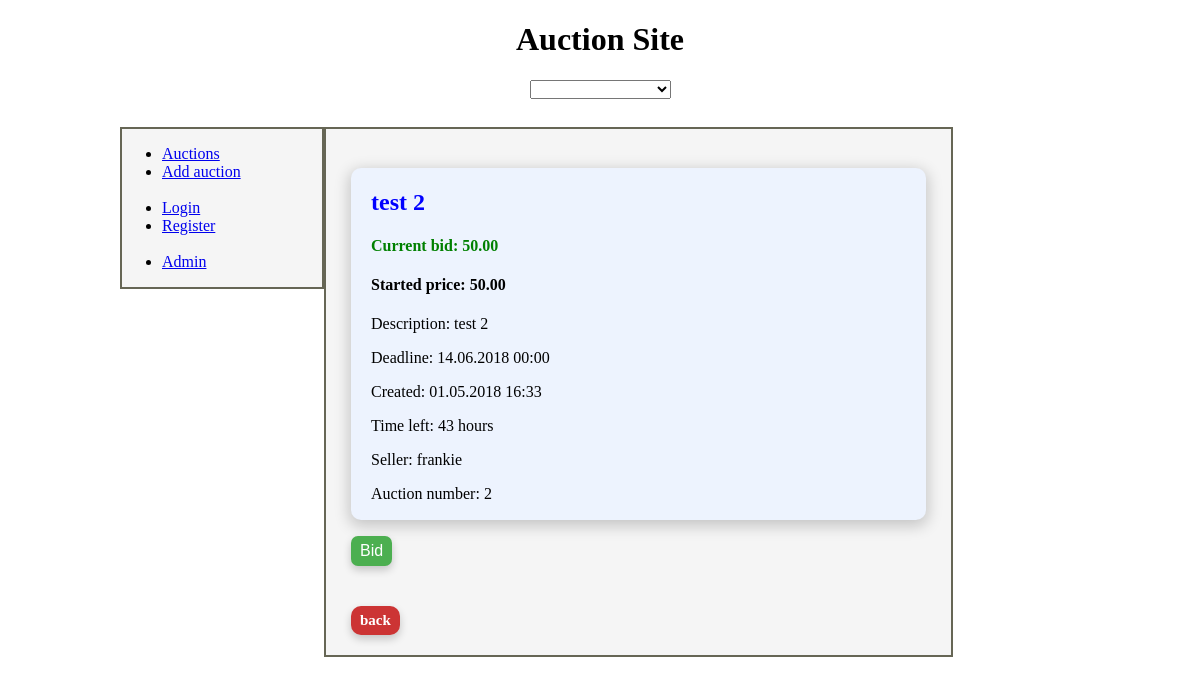
Page /showauction/2/ on the committed database.
### registerapp/models.py (models this page shows, shortened)
class Auction(models.Model):
    seller = models.ForeignKey(User, null=True)
    title = models.CharField(max_length=255, null=True, blank=False)
    description = models.TextField(null=True, blank=True)
    min_price = models.DecimalField(max_digits=8, decimal_places=2, null=True, blank=False)
    timestamp = models.DateTimeField(auto_now_add=True, null=True, blank=True, editable=False)
    deadline = models.DateTimeField(null=True, blank=False)
    task_id = models.CharField(max_length=36, default='')
    STATE_CHOICES = [
        ('active', 'active'),
        ('banned', 'banned'),
        ('due', 'due'),
        ('adjudicated', 'adjudicated'),
    ]
    state = models.CharField(max_length=20, null=True, blank=True)
    '''
    def start_timer(self):
        old_task = AbortableAsyncResult(self.task_id)
        old_task.abort()
        task = end_auction.apply_async((self,), countdown=self.get_time_left())
        self.task_id = task.id
        self.save()
        return self
    '''
    def get_current_max_bid_amount(self):
        if Bid.exists(auction=self):
            max([bid.bid_amount for bid in self.get_all_bids()])
            return max([bid.bid_amount for bid in self.get_all_bids()])
        else:
            return round((self.min_price - Decimal(0.01)), 2)
    current_max_bid_amount = property(get_current_max_bid_amount)
    def get_all_bids(self):
        if Bid.exists(auction=self):
            return Bid.objects.filter(auction=self)
    all_bids = property(get_all_bids)
    def get_current_max_bid_obj(self):
        if Bid.exists(auction=self):
            bids = Bid.objects.filter(auction=self)
            max_bid = self.get_current_max_bid_amount()
            return self.get_all_bids().filter(bid_amount=max_bid).first()
        else:
            return None
    current_max_bid_obj = property(get_current_max_bid_obj)
    def get_time_left(self):
        deadline = self.deadline
        return int(math.floor((deadline.replace(tzinfo=None) - datetime.datetime.now()).total_seconds()))
    time_left = property(get_time_left)
    class Meta:
        ordering = ["deadline"]
    '''
    class Meta:
        ordering = ('-timestamp')
    '''

class Bid(models.Model):
    bidder = models.ForeignKey(User)
    auction = models.ForeignKey(Auction)
    bid_amount = models.DecimalField(max_digits=8, decimal_places=2)
    timestamp = models.DateTimeField(auto_now_add=True, null=True, blank=True)
    @classmethod
    def exists(cls, auction):
        return len(cls.objects.filter(auction=auction)) > 0\
    def __str__(self):
        return str(self.bid_amount)

### registerapp/views.py (the view)
# urls.py: url(r'^showauction/(?P<auction_id>\d+)/$', show_auction, name='show_auction'),
def show_auction(request, auction_id):
        auction = Auction.objects.get(id=auction_id)
        timeleft = auction.deadline - datetime.now()
        hoursleft = (str(timeleft)[:-13])
        loggeduser = request.user
        current_bid = auction.current_max_bid_obj
        make_changes = (loggeduser == auction.seller) == True
        args = {'auction_title': auction.title,
                'auction_id': auction.id,
                'auction_created': auction.timestamp,
                'auction_deadline': auction.deadline,
                'auction_description': auction.description,
                'auction_price': auction.min_price,
                'time_left': hoursleft + ' hours',
                'seller': auction.seller,
                'logged_user': loggeduser,
                'make_changes': make_changes,
                'current_bid': current_bid}
        if auction.state == 'banned':
            messages.success(request, 'This auction is banned')
            return render(request, 'view_auction.html', args)
        else:
            return render(request, 'view_auction.html', args)

### templates/view_auction.html (shortened to what this page needs)
{% extends 'base.html' %}
{% block content %}
<form method="post">
    <a class="card_single">
     <h2 align="left"><strong style="color:blue;">{{ auction_title }}</strong> </h2>
         {% if current_bid %}
    <h4 style="color: green;">Current bid: {{ current_bid }}</h4>
    <h4>Started price: {{ auction_price }}</h4>
        {% endif %}
     <p>Description: {{ auction_description }}</p>
     <p>Deadline: {{ auction_deadline|date:"d.m.Y H:i" }}</p>
     <p>Created: {{ auction_created|date:"d.m.Y H:i" }}</p>
     <p>Time left: {{ time_left }}</p>
     <p>Seller: {{ seller }}</p>
     <p>Auction number: {{ auction_id }}</p>
    </a>
</form>
{% ifequal make_changes False %}
        <form action="/bidauction/{{ auction_id }}/" method="POST" >
        <input type="submit" class="button" value="Bid">
        </form>
        <br>
{% endifequal %}
<h2><a href="/auctions/" class="back_button">back</a></h2>
{% endblock %}

### static/css/default.css (style rules this page uses)
body { text-align: center; }

### static/css/style.css (style rules this page uses)
.card_single { box-shadow: 0 4px 15px 2px rgba(0,0,0,0.2); border-radius: 10px; background-color: #EDF3FE; padding-left: 20px; padding-bottom: 1px; padding-top: 1px; color: black; display: block; text-decoration: none; width:555px; }
.button { display: inline-block; padding: 6px 9px; font-size: 16px; cursor: pointer; text-align: center; text-decoration: none; outline: none; color: #fff; background-color: #4CAF50; border: none; border-radius: 7px; box-shadow: 0 4px 8px 0 rgba(0,0,0,0.2); }
.back_button { display: inline-block; padding: 6px 9px; font-size: 15px; cursor: pointer; text-align: center; text-decoration: none; outline: none; color: #fff; background-color: #CC3434; border: none; border-radius: 10px; box-shadow: 0 4px 8px 0 rgba(0,0,0,0.2); }

### rows in the picture
Auction: title "test 2", min_price "50.00", description "test 2", deadline "14.06.2018 00:00", timestamp "01.05.2018 16:33"
Bid: bid_amount "50.00"

### other values in the picture
{{ seller }} "frankie"
{{ auction_id }} "2"
